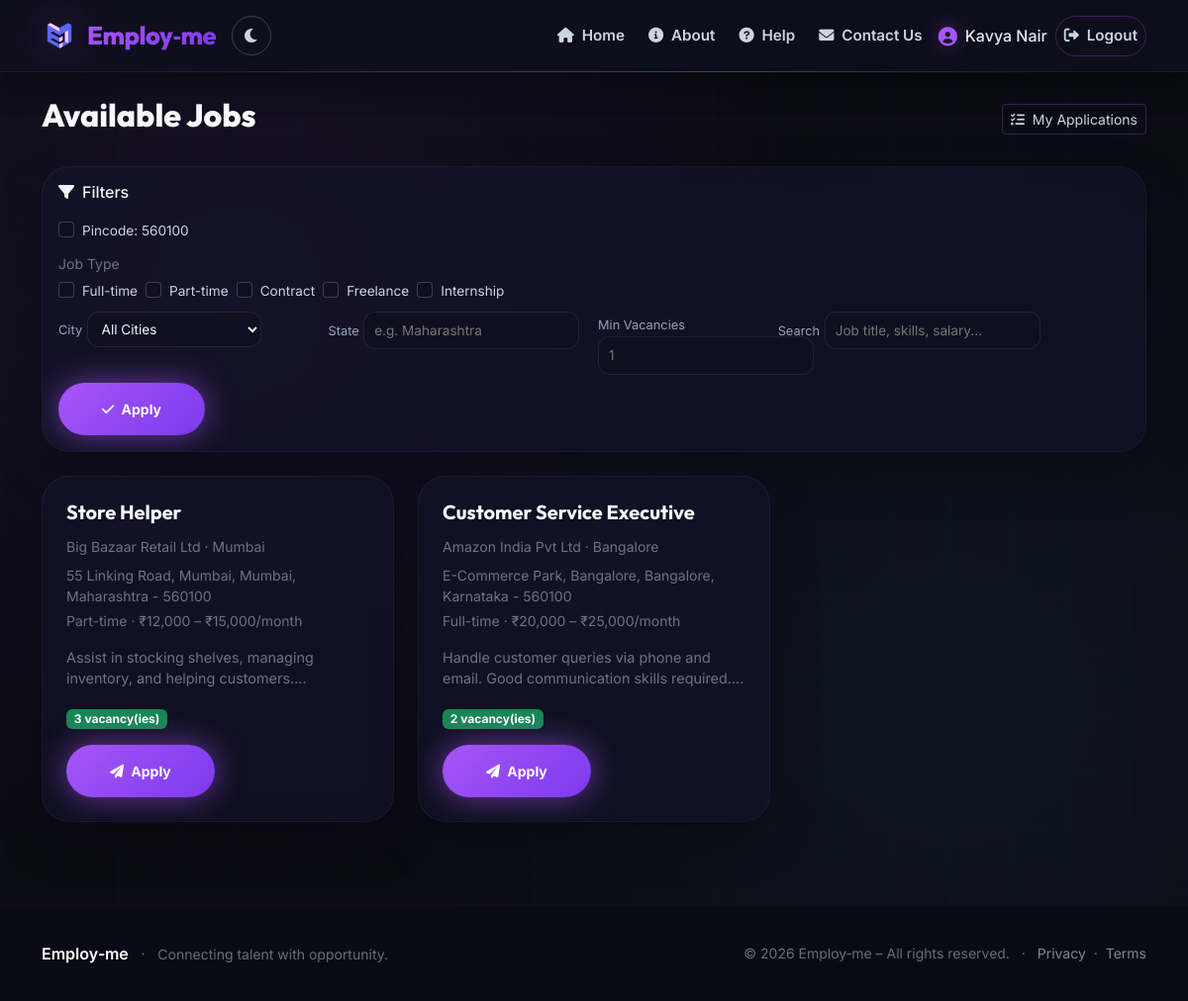
/jobs (signed in), run on the app's committed database.
### models.py (models this page shows)
class User(UserMixin, db.Model):
    id = db.Column(db.Integer, primary_key=True)
    email = db.Column(db.String(120), unique=True, nullable=False)
    password_hash = db.Column(db.String(128), nullable=False)
    role = db.Column(db.String(20), nullable=False)  # 'jobseeker' or 'employer'
    name = db.Column(db.String(100), nullable=False)
    created_at = db.Column(db.DateTime, default=datetime.utcnow)
    profile = db.relationship('JobSeekerProfile', backref='user', uselist=False,
                              cascade='all, delete-orphan')
    employer_profile = db.relationship('EmployerProfile', backref='user', uselist=False,
                                       cascade='all, delete-orphan')

class JobSeekerProfile(db.Model):
    id = db.Column(db.Integer, primary_key=True)
    user_id = db.Column(db.Integer, db.ForeignKey('user.id'), unique=True, nullable=False)
    first_name = db.Column(db.String(50), nullable=False)
    middle_name = db.Column(db.String(50), nullable=True)
    last_name = db.Column(db.String(50), nullable=False)
    dob = db.Column(db.Date, nullable=False)
    gender = db.Column(db.String(10), nullable=False)
    address = db.Column(db.String(300), nullable=False)
    pincode = db.Column(db.String(10), nullable=False)
    mobile = db.Column(db.String(15), nullable=False)
    father_husband_name = db.Column(db.String(100), nullable=False)
    education_level = db.Column(db.String(20), nullable=False)
    education_other = db.Column(db.String(100), nullable=True)
    preferred_location1 = db.Column(db.String(100), nullable=False)
    preferred_location2 = db.Column(db.String(100), nullable=True)
    preferred_location3 = db.Column(db.String(100), nullable=True)
    employment_type = db.Column(db.String(20), nullable=False)
    skills = db.Column(db.Text, nullable=True)
    city = db.Column(db.String(100), nullable=False)
    state = db.Column(db.String(100), nullable=False)
    profile_pic = db.Column(db.String(200))
    aadhar_card = db.Column(db.String(200))
    payment_status = db.Column(db.String(20), default='failed', nullable=False)
    created_at = db.Column(db.DateTime, default=datetime.utcnow)
    verified = db.Column(db.Boolean, default=False, nullable=False)

class Job(db.Model):
    id = db.Column(db.Integer, primary_key=True)
    employer_id = db.Column(db.Integer, db.ForeignKey('employer_profile.id'), nullable=False)
    employer_name = db.Column(db.String(100), nullable=False)
    employer_address = db.Column(db.String(300), nullable=False)
    employer_mobile = db.Column(db.String(15), nullable=False)
    employer_city = db.Column(db.String(100), nullable=False)
    employer_state = db.Column(db.String(100), nullable=False)
    employer_pincode = db.Column(db.String(10), nullable=False)
    job_name = db.Column(db.String(200), nullable=False)
    job_description = db.Column(db.Text, nullable=False)
    job_type = db.Column(db.String(50), nullable=False)
    committed_salary = db.Column(db.String(100))
    location = db.Column(db.String(200))
    vacancies = db.Column(db.Integer, default=1)
    status = db.Column(db.String(20), default='Open')
    deleted = db.Column(db.Boolean, default=False, nullable=False)   # <-- soft delete
    created_at = db.Column(db.DateTime, default=datetime.utcnow)
    updated_at = db.Column(db.DateTime, default=datetime.utcnow, onupdate=datetime.utcnow)
    employer = db.relationship('EmployerProfile', backref='jobs')
    applications = db.relationship('JobApplication', backref='job')

### app.py (the view)
@app.route('/jobs')
@login_required
@role_required('jobseeker')
@payment_required
def job_list():
    profile = JobSeekerProfile.query.filter_by(user_id=current_user.id).first()
    if not profile or not profile.verified:
        return redirect(url_for('jobseeker_verification_pending'))
    applied_job_ids = [
        app.job_id for app in JobApplication.query.filter_by(applicant_id=current_user.id).all()
    ]
    jobs_query = Job.query.filter(
        Job.status == 'Open',
        Job.deleted == False,
        ~Job.id.in_(applied_job_ids) if applied_job_ids else True
    )
    use_pincode = request.args.get('use_pincode', '0') == '1'
    job_types_str = request.args.get('job_types', '')
    city = request.args.get('city', '').strip()
    state = request.args.get('state', '').strip()
    min_vacancies = request.args.get('min_vacancies', '').strip()
    search = request.args.get('search', '').strip()
    from filters import (filter_by_pincode, filter_by_job_types,
                         filter_by_city, filter_by_state,
                         filter_by_min_vacancies, filter_by_search)
    if use_pincode:
        jobs_query = filter_by_pincode(jobs_query, profile)
    if job_types_str:
        jobs_query = filter_by_job_types(jobs_query, job_types_str)
    if city:
        jobs_query = filter_by_city(jobs_query, city)
    if state:
        jobs_query = filter_by_state(jobs_query, state)
    if min_vacancies:
        jobs_query = filter_by_min_vacancies(jobs_query, min_vacancies)
    if search:
        jobs_query = filter_by_search(jobs_query, search)
    jobs = jobs_query.order_by(Job.created_at.desc()).all()
    from forms import INDIAN_CITIES
    return render_template('jobs_list.html',
                           jobs=jobs,
                           use_pincode=use_pincode,
                           job_types=job_types_str,
                           selected_city=city,
                           selected_state=state,
                           min_vacancies=min_vacancies,
                           search=search,
                           cities=INDIAN_CITIES)

### app.py (called while the page is built)
@login_manager.user_loader
def load_user(user_id):
    return db.session.get(User, int(user_id))   # instead of User.query.get

def role_required(role):
    def decorator(func):
        from functools import wraps
        @wraps(func)
        def wrapper(*args, **kwargs):
            if not current_user.is_authenticated or current_user.role != role:
                flash('Access denied.', 'danger')
                return redirect(url_for('index'))
            return func(*args, **kwargs)
        return wrapper
    return decorator

def payment_required(f):
    from functools import wraps
    @wraps(f)
    @login_required
    def decorated(*args, **kwargs):
        if current_user.role == 'jobseeker':
            profile = JobSeekerProfile.query.filter_by(user_id=current_user.id).first()
        else:
            profile = EmployerProfile.query.filter_by(user_id=current_user.id).first()
        if not profile or profile.payment_status != 'success':
            flash('Please complete the payment to access this feature.', 'warning')
            if current_user.role == 'jobseeker':
                return redirect(url_for('jobseeker_dashboard'))
            else:
                return redirect(url_for('employer_profile'))   # changed from 'index' to 'employer_profile'
        return f(*args, **kwargs)
    return decorated

### templates/jobs_list.html (shortened to what this page needs)
{% extends "base.html" %}
{% block content %}
<div class="d-flex justify-content-between align-items-center mb-4">
    <h2 style="font-family: var(--font-display); font-weight: 800; color: #F8FAFC;">Available Jobs</h2>
    <a href="{{ url_for('my_applications') }}" class="btn btn-outline-soft btn-sm">
        <i class="fas fa-list-check me-1"></i> My Applications
    </a>
</div>
<div class="card-modern p-3 mb-4">
    <div class="d-flex justify-content-between align-items-center mb-2">
        <h6 class="mb-0 text-primary-light"><i class="fas fa-filter me-2"></i>Filters</h6>
    </div>
    <form method="GET" action="{{ url_for('job_list') }}" class="row g-2">
        <div class="col-auto">
            <div class="form-check form-check-dark mt-2">
                <input class="form-check-input" type="checkbox" name="use_pincode" value="1" id="use_pincode"
                       {% if use_pincode %}checked{% endif %}>
                <label class="form-check-label" for="use_pincode">Pincode: {{ current_user.profile.pincode if current_user.profile else '' }}</label>
            </div>
        </div>
        <div class="col-12">
            <label class="text-secondary small mb-1">Job Type</label>
            <div class="d-flex flex-wrap gap-2">
                {% set all_types = ['Full-time','Part-time','Contract','Freelance','Internship'] %}
                {% set active_types = job_types.split(',') if job_types else [] %}
                {% for t in all_types %}
                    <div class="form-check form-check-dark">
                        <input class="form-check-input" type="checkbox" name="job_types" value="{{ t }}"
                               id="type_{{ t }}" {% if t in active_types %}checked{% endif %}>
                        <label class="form-check-label" for="type_{{ t }}">{{ t }}</label>
                    </div>
                {% endfor %}
            </div>
        </div>
        <div class="col-md-3">
            <label class="form-label-custom small">City</label>
            <select class="form-select-dark" name="city">
                <option value="">All Cities</option>
            </select>
        </div>
        <div class="col-md-3">
            <label class="form-label-custom small">State</label>
            <input type="text" class="form-control-dark" name="state" placeholder="e.g. Maharashtra"
                   value="{{ selected_state }}">
        </div>
        <div class="col-md-2">
            <label class="form-label-custom small">Min Vacancies</label>
            <input type="number" class="form-control-dark" name="min_vacancies" placeholder="1"
                   value="{{ min_vacancies }}">
        </div>
        <div class="col-md-4">
            <label class="form-label-custom small">Search</label>
            <input type="text" class="form-control-dark" name="search" placeholder="Job title, skills, salary..."
                   value="{{ search }}">
        </div>
        <div class="col-auto d-flex align-items-end">
            <button type="submit" class="btn btn-primary-gradient btn-sm">
                <i class="fas fa-check me-1"></i> Apply
            </button>
        </div>
    </form>
</div>
<div class="row">
    {% if jobs %}
        {% for job in jobs %}
        <div class="col-md-6 col-lg-4 mb-4">
            <div class="card-modern p-4 h-100">
                <h5 class="card-title" style="color: #F8FAFC;">{{ job.job_name }}</h5>
                <p class="text-secondary small mb-2">{{ job.employer_name }} · {{ job.location }}</p>
                <p class="text-secondary small mb-1">{{ job.employer_address }}, {{ job.employer_city }}, {{ job.employer_state }} - {{ job.employer_pincode }}</p>
                <p class="text-secondary small mb-3">{{ job.job_type }} · {{ job.committed_salary }}</p>
                <p class="text-secondary mb-3" style="font-size: 0.9rem;">{{ job.job_description[:100] }}...</p>
                <span class="badge bg-success mb-3">{{ job.vacancies }} vacancy(ies)</span>
                <div>
                    <a href="{{ url_for('apply_job', job_id=job.id) }}" class="btn btn-sm btn-primary-gradient">
                        <i class="fas fa-paper-plane me-1"></i> Apply
                    </a>
                </div>
            </div>
        </div>
        {% endfor %}
    {% else %}
        <div class="col-12">
            <div class="alert-modern alert-info text-center py-4">
                <i class="fas fa-info-circle me-2"></i> No jobs match your filters.
            </div>
        </div>
    {% endif %}
</div>
{% endblock %}

### templates/base.html (shortened to what this page needs)
<!DOCTYPE html>
<html lang="en">
<head>
    <link href="https://cdn.jsdelivr.net/npm/bootstrap@5.3.0-alpha1/dist/css/bootstrap.min.css" rel="stylesheet" />
    <link rel="stylesheet" href="https://cdnjs.cloudflare.com/ajax/libs/font-awesome/6.0.0/css/all.min.css" />
</head>
<body>
    <nav class="navbar navbar-expand-lg navbar-custom sticky-top">
        <div class="container">
            <a class="navbar-brand" href="{{ url_for('index') }}">
                <img src="{{ url_for('static', filename='images/logo.png') }}" alt="Employ-me logo" />
                <span>Employ‑me</span>
            </a>
            <div class="d-flex align-items-center gap-2">
                <button class="theme-toggle-btn" id="themeToggle" aria-label="Toggle light/dark theme">
                    <i class="fas fa-moon" id="themeIcon"></i>
                </button>
            </div>
            <div class="collapse navbar-collapse" id="navbarNav">
                <ul class="navbar-nav ms-auto align-items-lg-center gap-1 gap-lg-2">
                    <li class="nav-item">
                        <a class="nav-link" href="{{ url_for('index') }}">
                            <i class="fas fa-home me-1"></i> Home
                        </a>
                    </li>
                    <li class="nav-item">
                        <a class="nav-link" href="{{ url_for('about') }}">
                            <i class="fas fa-info-circle me-1"></i> About
                        </a>
                    </li>
                    <li class="nav-item">
                        <a class="nav-link" href="{{ url_for('help') }}">
                            <i class="fas fa-question-circle me-1"></i> Help
                        </a>
                    </li>
                    <li class="nav-item">
                        <a class="nav-link" href="{{ url_for('contact') }}">
                            <i class="fas fa-envelope me-1"></i> Contact Us
                        </a>
                    </li>
                    {% if current_user.is_authenticated %}
                        <li class="nav-item">
                            <span class="navbar-text">
                                <i class="fas fa-user-circle"></i>
                                {{ current_user.name }}
                            </span>
                        </li>
                        <li class="nav-item">
                            <a class="nav-link btn-outline-custom" href="{{ url_for('logout') }}">
                                <i class="fas fa-sign-out-alt me-1"></i> Logout
                            </a>
                        </li>
                    {% endif %}
                </ul>
            </div>
        </div>
    </nav>
    <main>
        <div class="container my-4">
            {% block content %}{% endblock %}
        </div>
    </main>
    <footer class="footer-custom">
        <div class="container">
            <div class="row align-items-center">
                <div class="col-md-6 text-center text-md-start">
                    <span class="fw-semibold text-white">Employ‑me</span>
                    <span class="mx-2">·</span>
                    <span class="small">Connecting talent with opportunity.</span>
                </div>
                <div class="col-md-6 text-center text-md-end small">
                    &copy; 2026 Employ‑me – All rights reserved.
                    <span class="mx-2">·</span>
                    <a href="#" class="text-white-50" data-bs-toggle="modal" data-bs-target="#footerPrivacyModal">Privacy</a>
                    <span class="mx-1">·</span>
                    <a href="#" class="text-white-50" data-bs-toggle="modal" data-bs-target="#footerTermsModal">Terms</a>
                </div>
            </div>
        </div>
    </footer>
</body>
</html>

### templates/jobs_list.html (style rules this page uses)
.btn-outline-soft { border: 1px solid rgba(168,85,247,0.3); color: #CBD5E1; }
.form-label-custom.small { font-size: 0.8rem; color: #94A3B8; margin-bottom: 2px; }
.form-select-dark, .form-control-dark { background: rgba(15,15,30,0.6); border: 1px solid rgba(255,255,255,0.08); border-radius: 12px; color: #F1F5F9; padding: 8px 10px; font-size: 0.85rem; transition: all 0.3s ease; }
.form-check-dark .form-check-input { background-color: rgba(15,15,30,0.8); border: 1px solid rgba(255,255,255,0.2); }
.form-check-dark .form-check-label { color: #CBD5E1; font-size: 0.85rem; }

### data on the page
User: name "Kavya Nair"
JobSeekerProfile: profile "560100"
Job: job_name "Store Helper", employer_name "Big Bazaar Retail Ltd", location "Mumbai", employer_address "55 Linking Road, Mumbai", employer_city "Mumbai", employer_state "Maharashtra", employer_pincode "560100", job_type "Part-time", committed_salary "₹12,000 – ₹15,000/month", job_description "Assist in stocking shelves, managing inventory, and helping customers.", vacancies "3"
Job: job_name "Customer Service Executive", employer_name "Amazon India Pvt Ltd", location "Bangalore", employer_address "E-Commerce Park, Bangalore", employer_city "Bangalore", employer_state "Karnataka", employer_pincode "560100", job_type "Full-time", committed_salary "₹20,000 – ₹25,000/month", job_description "Handle customer queries via phone and email. Good communication skills required.", vacancies "2"

### other printed values
{{ t }} "Full-time" "Part-time" "Contract" "Freelance" "Internship"
